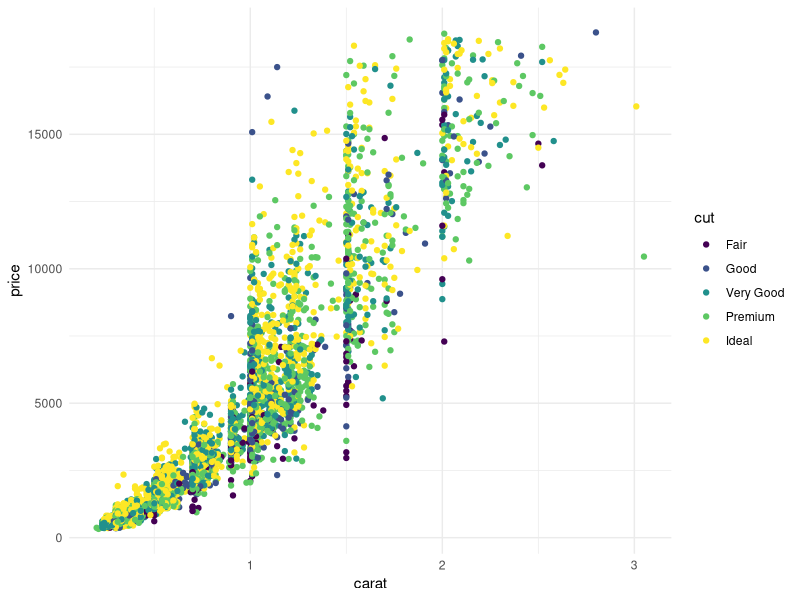
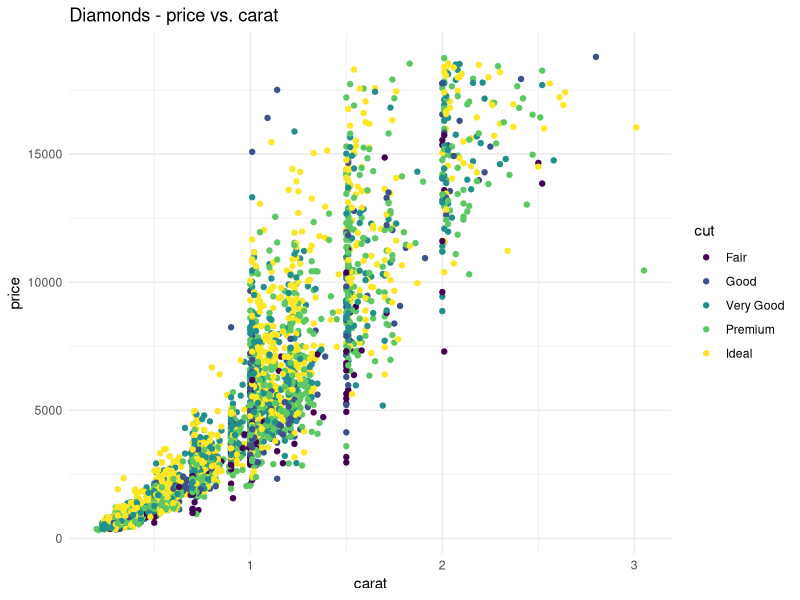
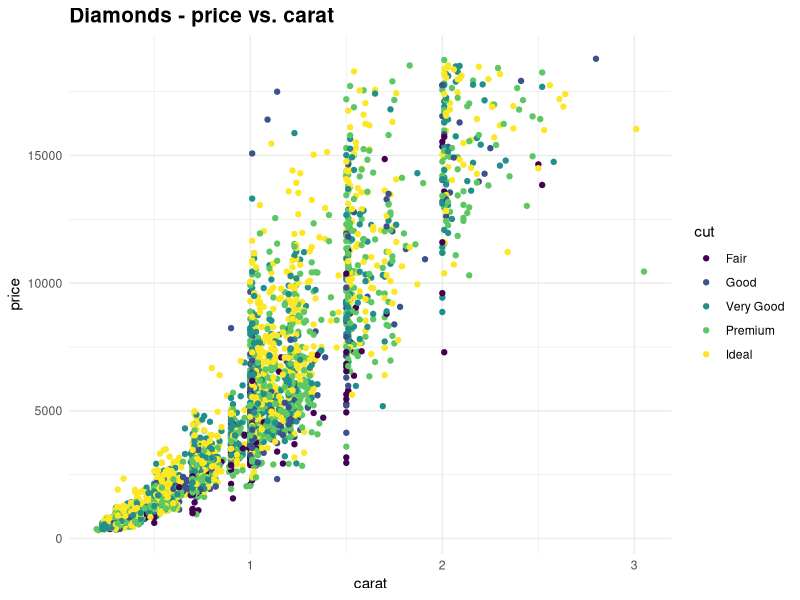
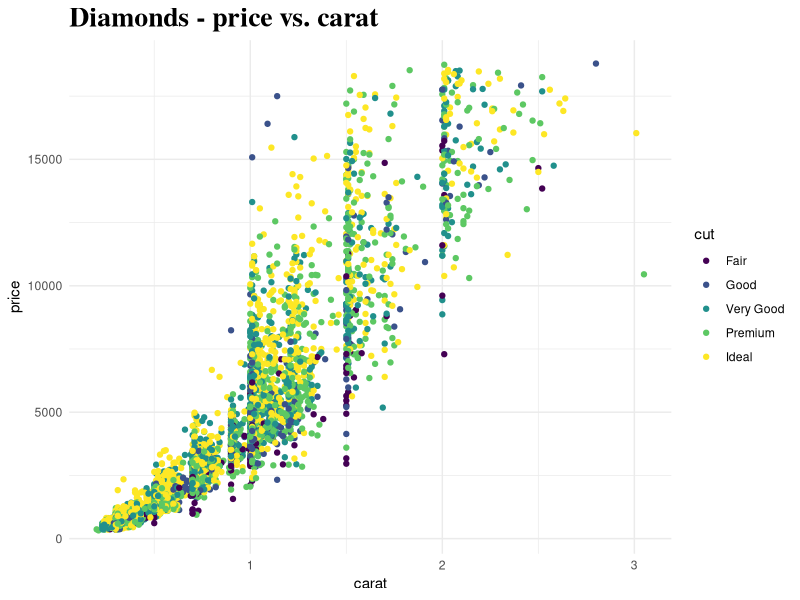
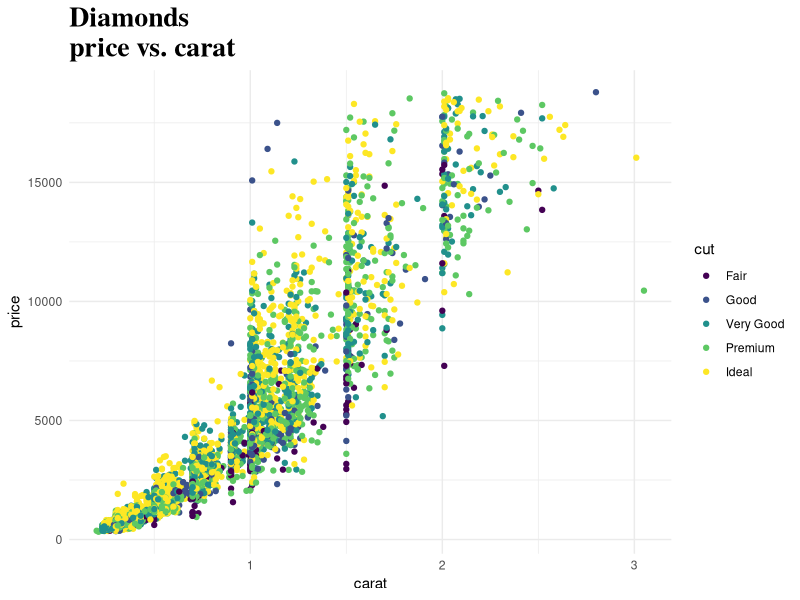
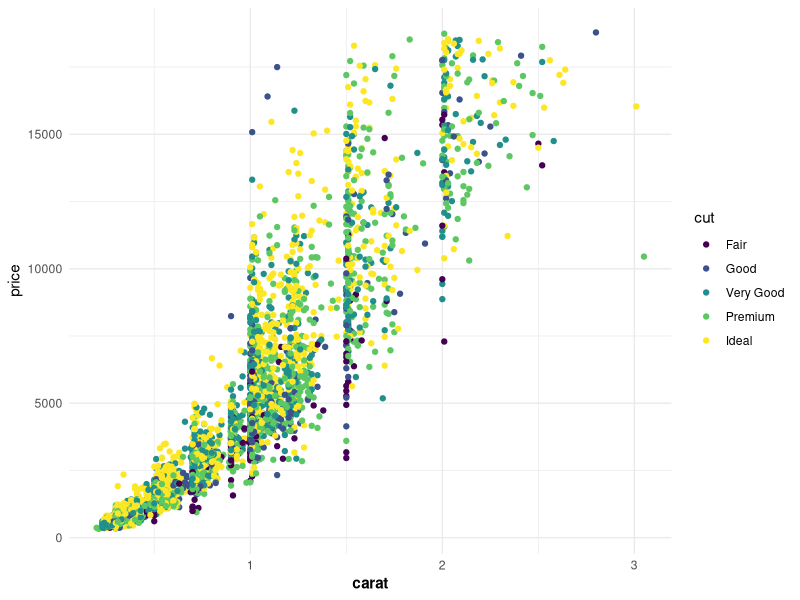
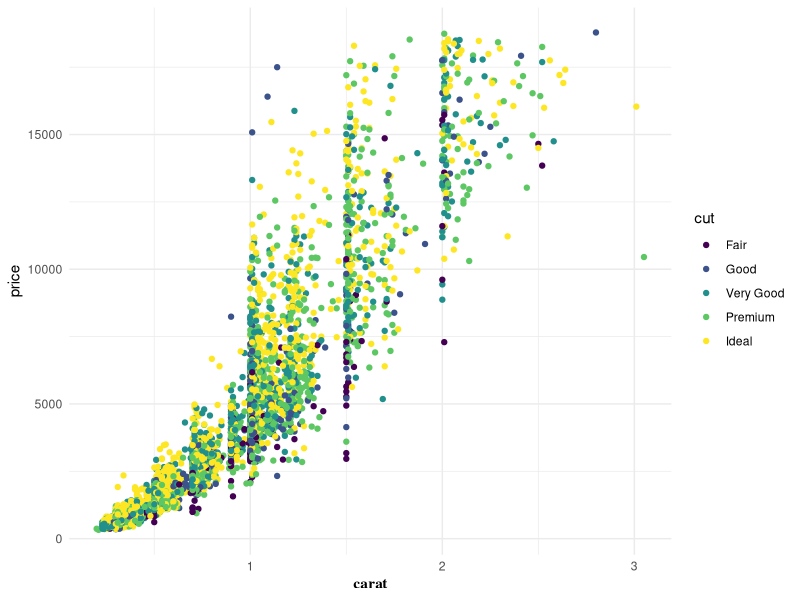
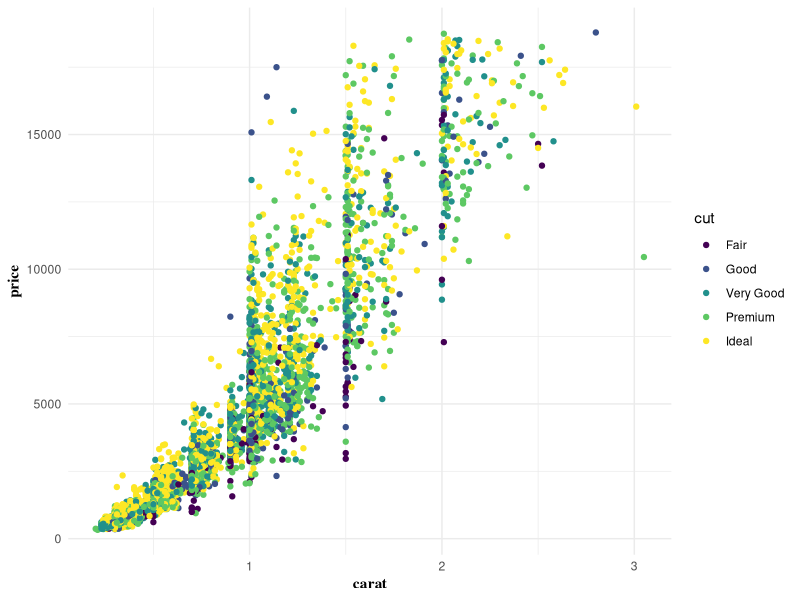

Write the R code that produced these figures, in order.
## ---- chunk 1
knitr::opts_chunk$set(echo = TRUE, warning = F, message = F)
## ---- chunk 2
library(tidyverse)
data <- diamonds %>% sample_n(5000)
data %>% summary
## ---- chunk 3
#Bước 1: Tạo biểu đồ điểm
library(ggplot2)

#Tạo theme
theme_set(theme_minimal())

p <- ggplot(data, aes(x=carat, y = price)) +
  geom_point(aes(col=cut))
p
#Bước 2: Tạo thêm "layer" cho phép tùy chỉnh các thành phần trong biểu đồ
#Sử dụng layer "theme" để tùy chỉnh

#Bước 2.1: Tạo biểu đồ có title & subtitle
p1 <- p + 
  labs(title = "Diamonds - price vs. carat")
p1
## ---- chunk 4
p1 + 
  theme(plot.title = element_text(size = 15, face = "bold"))
## ---- chunk 5
#library(extrafont)
p1 + 
  theme(plot.title = element_text(size = 20, 
                                  face = "bold", 
                                  family = "serif"))
## ---- chunk 6
p + 
  ggtitle("Diamonds \nprice vs. carat") + 
  theme(plot.title = element_text(size = 20, 
                                  face = "bold", 
                                  family = "serif"))

## ---- chunk 7
p + 
  theme(axis.title.x = element_text(size = 11, 
                                    face = "bold"))
## ---- chunk 8
p + 
  theme(axis.title.x = element_text(family = "serif", 
                                    face = "bold"))
## ---- chunk 9

p + 
  theme(axis.title = element_text(family = "serif", 
                                      face = "bold"))
## ---- chunk 10
p + 
  theme(axis.text.x = element_text(size = 13, face = "italic"))
## ---- chunk 11
p + 
  theme(axis.text.x = element_text(size = 13, angle = 45))
## ---- chunk 12
p + 
  theme(axis.text = element_text(size = 13, angle = 45))
## ---- chunk 13
p + theme(legend.position = "none")
## ---- chunk 14
p + theme(legend.title = element_blank())
## ---- chunk 15
p + 
  theme(legend.title = element_text(size = 14, 
                                    face = "bold", 
                                    color = "red"))
## ---- chunk 16
p + scale_colour_discrete(name = "Type of diamonds")
## ---- chunk 17
p + 
  theme(legend.text = element_text(size =12, 
                                   face = "bold", 
                                   family = "serif"))
## ---- chunk 18
p + 
  scale_color_manual(values = c("darkred", "darkblue", "violet", "darkgreen", "orange"))
## ---- chunk 19
#Sử dụng Brewer
p + 
  scale_colour_brewer(palette = "Set1")

#Sử dụng bảng màu của Tableau
library(ggthemes)
p + 
  scale_colour_tableau() + 
  theme_tufte()
## ---- chunk 20
# Tạo biểu đồ gốc
p <- ggplot(data, aes(x = carat, y = price)) +
  geom_point(aes(col=price))
p
## ---- chunk 21
p + scale_color_gradient(low = "darkblue", high = "darkred")
## ---- chunk 22
p + scale_color_gradient2(midpoint = mean(data$price), 
                          low = "blue4", 
                          mid = "white", 
                          high = "red4")
